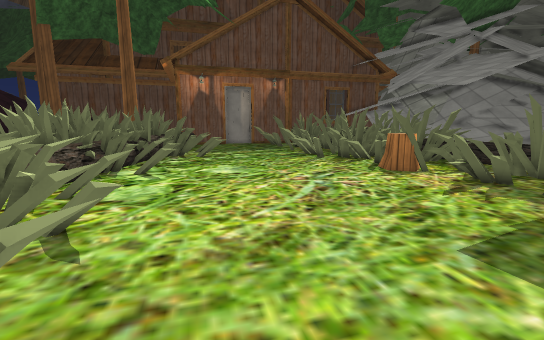
view 1 (above)

24 first-person views from a walk through a 3-D level made in the Unity game engine. The camera is 1.2 m above the floor, tilts 10° down and sees 90° across. The floor is counted in squares, 0.5 m on a side. Each view is taken from the middle of a square. On the plan, view 1 faces up. The plan holds only what a view shows up to about 18 squares ahead; the rest is blank. The place goes on beyond the plan. The player is left out. Some surface patterns are stand-ins.

view 2
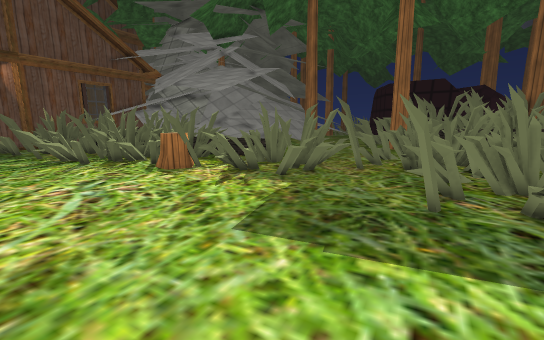

view 3
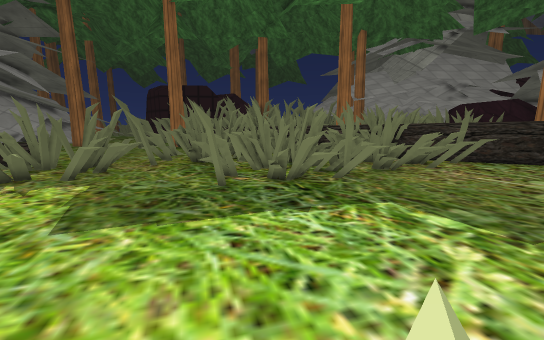

view 4
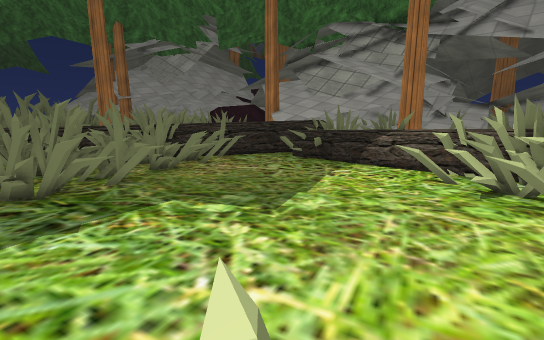

view 5
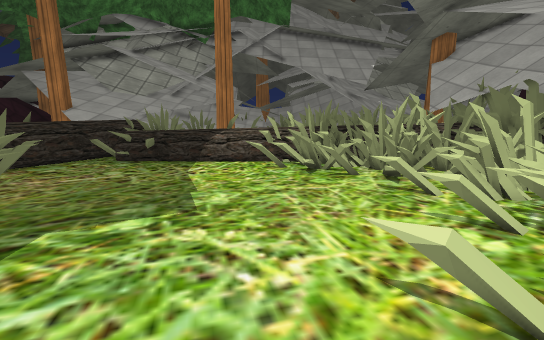

view 6
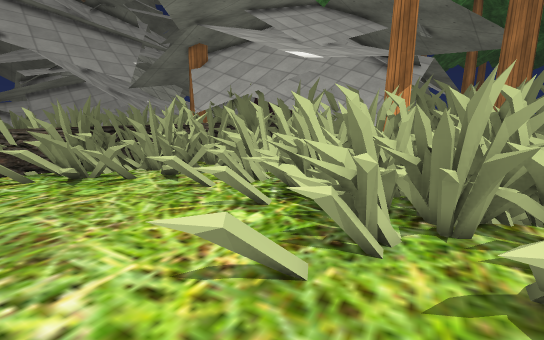

view 7
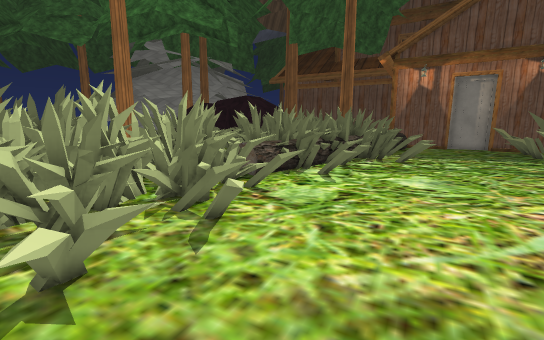

view 8
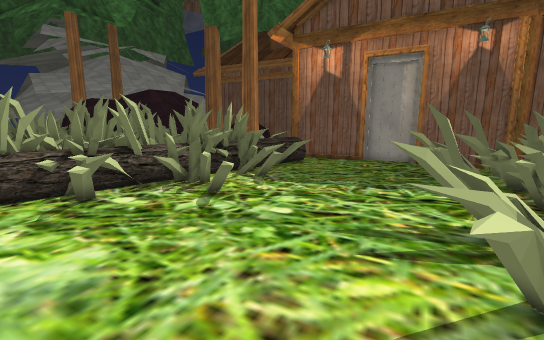

view 9
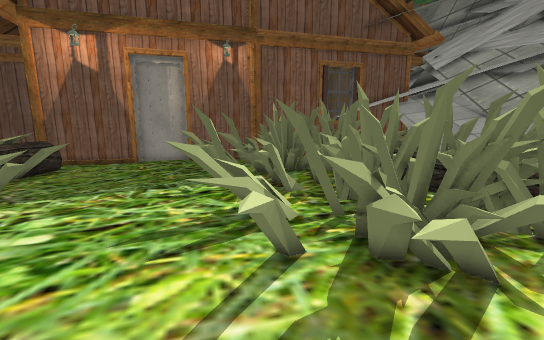

view 10
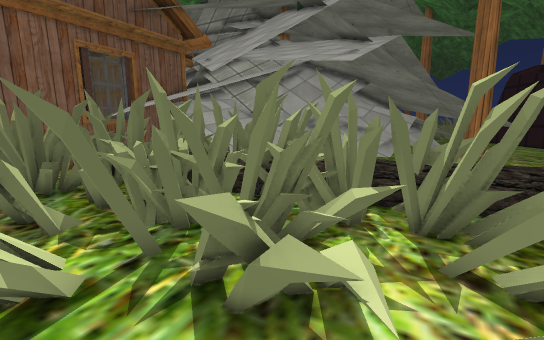

view 11
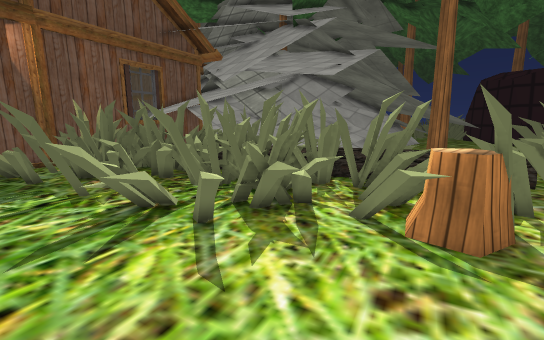

view 12
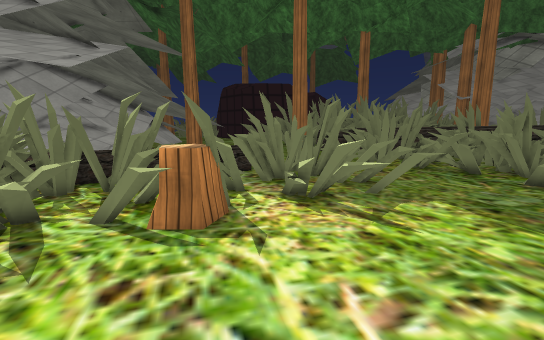

view 13
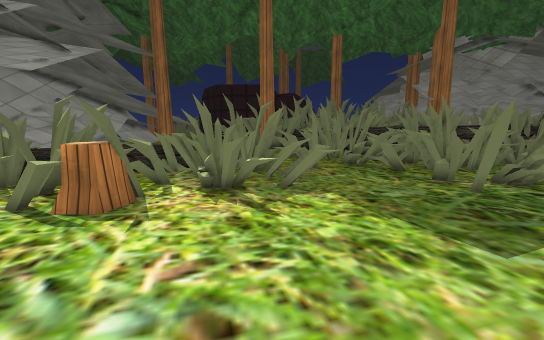

view 14
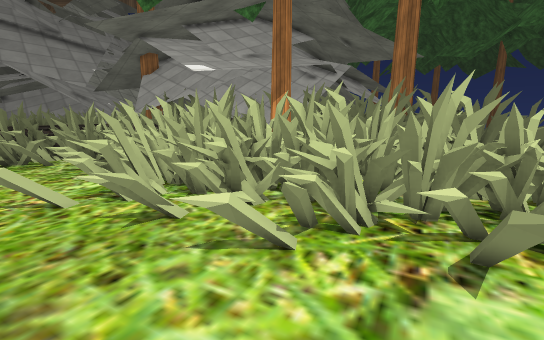

view 15
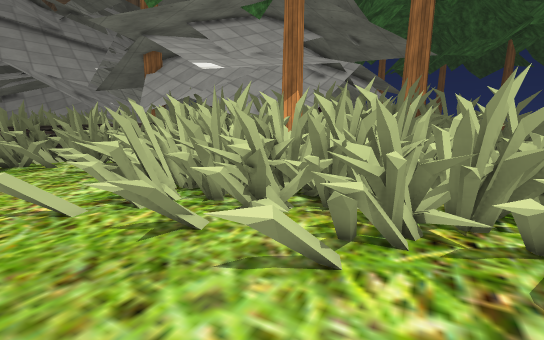

view 16
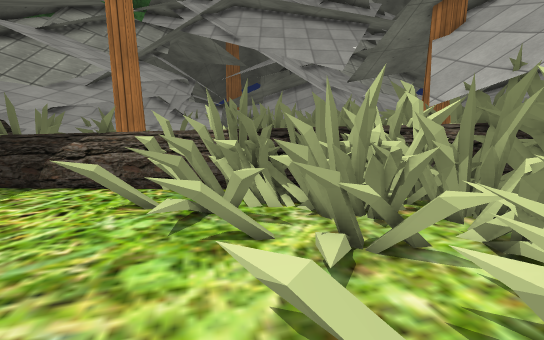

view 17
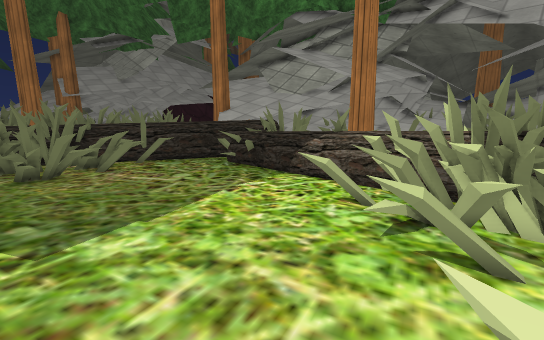

view 18
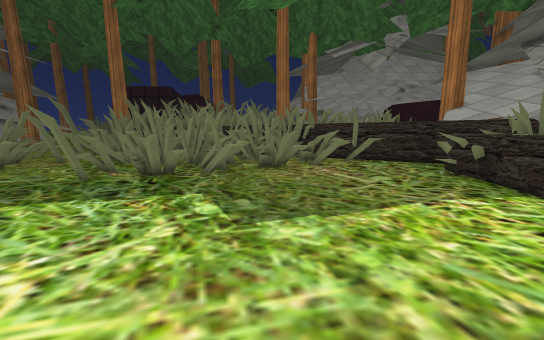

view 19
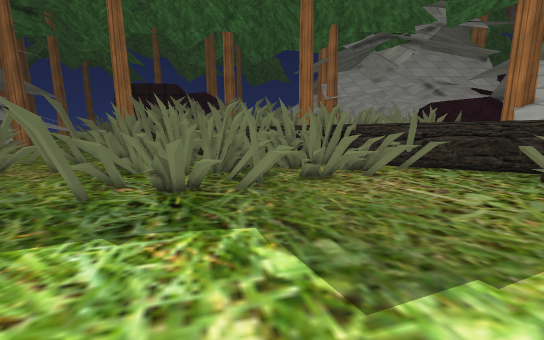

view 20
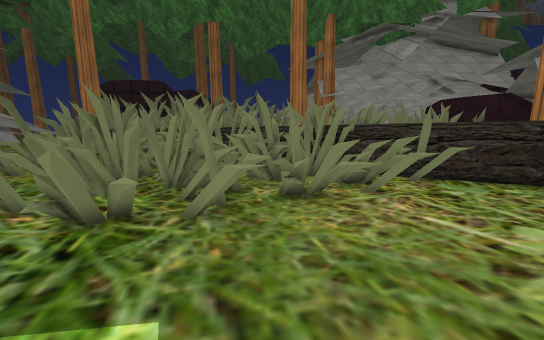

view 21
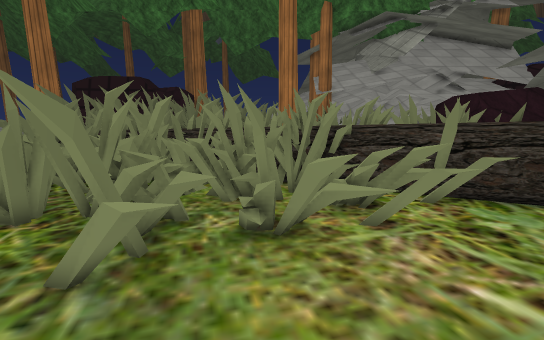

view 22
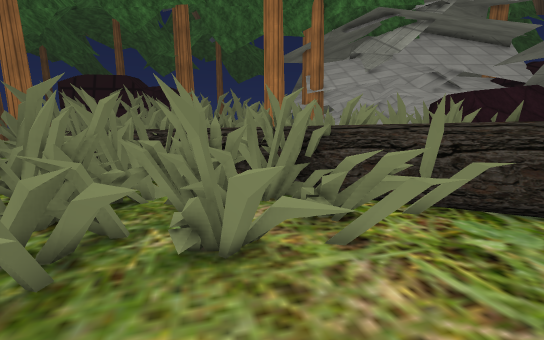

view 23
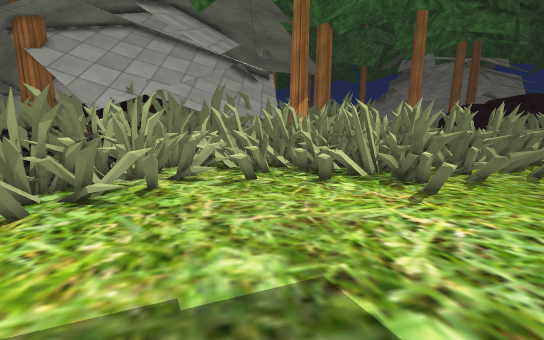

view 24
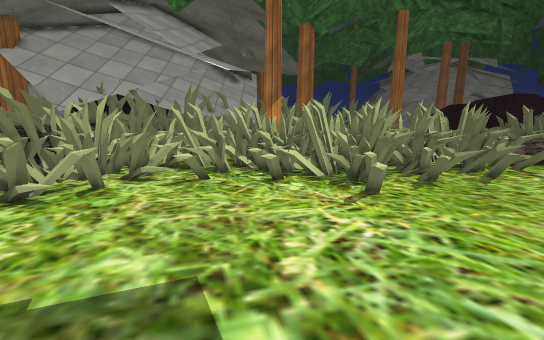

### Floor plan
Key: @ floor where view 1 was taken; # wall or solid block; . main floor; : floor 0.25 m higher than the main floor; + floor 0.5 m higher than the main floor; / step, stairs or slope; = window, fence, low wall or low ledge; ^ raised ledge; S stump; T thing the floor can be seen under or through; H house; O other object.
Columns run from 10 left of view 1 to 17 right of it. Each row starts with its distance up from view 1.
 33              HHHH
 32        H HHHHO
 31      HHHHH..OOOO
 30   HHHH....OOOOOO
 29 HHH.....OO:.OOOOO#
 28   #..... OO..OOOO##
 27  ##........ OOOOOO OO
 26  #=.#.....OOO..OOO##OO
 25 ###O......OOO..OOOOOO  OO
 24 ### ......OOOOOOOOO^#OOO
 23 #####O.......OOOOO OOOOO
 22 ###OOOO........OOO O  O
 21 ###O.......O.OOOOOO O
 20 ##OOO......OO...OOOOOOO
 19 #^OOOOOO...OO..OOOOOOOO
 18  O#OO........OOO.OOO.OOOOO
 17 O##O.........OOO...OOOO+
 16 O#OOO............OOOOO:+
 15 O##OOO..........SSO. OOO#
 14 O##.............SSOO.OO##
 13   OO.O...........O.O.OOO#
 12 O^OO.OO..............OOO
 11  O=...............O..O..OO#
 10 O+OO.............OO:.OOOOO#
  9 OOO.OO...........OO..:OOO  #
  8 OOOOO..............OOO.OO. #
  7  OOOO.............OOOOOOOOO#
  6 OOOOOOO...................OO
  5 #OOOOOOO..................O#
  4 OOOOOO................OOO  #
  3 OOOOOO.OO.............OOO.##
  2 #OOOOOOOO........OOOOOOOO:OO
  1  OOOOOO..............OOOOOOO
  0 OO OOOOO..@.......//..OOOO#O
 -1  O##OOOOOOO......OO:.OOOO#OO
 -2   O#OOO..........OOO..OOOOO#
 -3 OO###O.............OOOOO#OO#
 -4 # O##OOO...........O.OOOOO##
 -5 # O###.............O.O.OOOO#
 -6 #####O...............OOOOOOO
 -7 ####OOOO............OOO ##OO
 -8 #####  .............O#OOO#OO
 -9 #####OOO  ............O O#OO
-10 ##O##OOOOT ...........####OO
-11 #OOOOOO##TT............#OOO
-12 ####OOO#OO  T..........##OO
-13 #####OOOO#T.............OO
-14 ## O#O #OO##......#....#OO
-15 OOOOOOOOOOOOOOOOOOOOOO.OO
-16 O   OOOOOOOOOOOOOOOOO##OO
-17 #OO                  #OOO
-18 ##   O#  OO        OO#OO  ##

Positions as (right, up) in squares from view 1, and headings:
1: (0, 0), facing up
2: (0, 0), facing up-right
3: (-2, 0), facing right
4: (-2, 0), facing down-right
5: (1, 2), facing down
6: (1, 2), facing down-left
7: (1, 2), facing up-left
8: (3, 14), facing up-left
9: (3, 14), facing up
10: (3, 16), facing up-right
11: (0, 13), facing up-right
12: (0, 12), facing right
13: (-1, 9), facing right
14: (-1, 9), facing down-left
15: (-1, 8), facing down-left
16: (-3, -5), facing down
17: (-3, -5), facing down-right
18: (-3, -6), facing right
19: (0, -4), facing right
20: (3, -5), facing right
21: (6, -6), facing right
22: (7, -7), facing right
23: (7, -6), facing left
24: (7, -4), facing left
